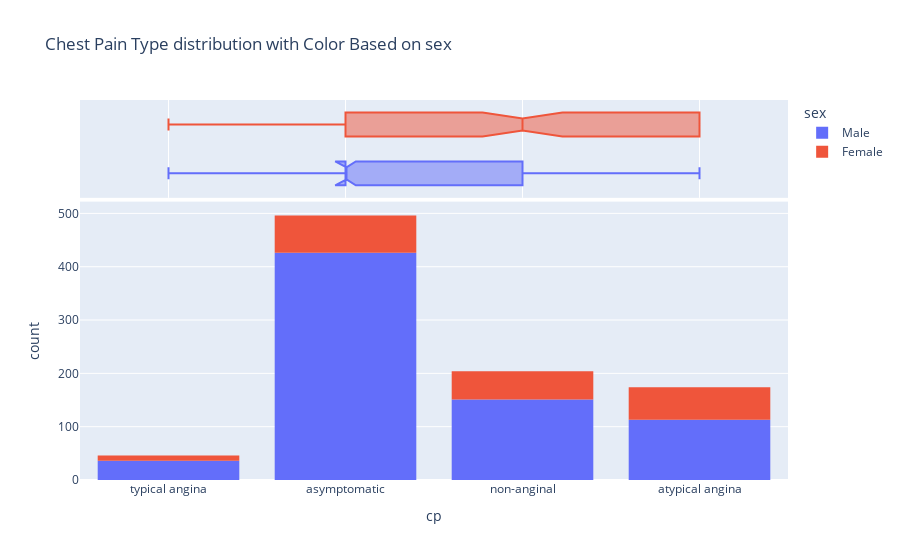

The notebook cell saved with this chart:
### Code cell
# Plot dataset location distribution with color based on sex using plotly
fig = px.histogram(df, x='cp', color='sex', marginal='box', title='Chest Pain Type distribution with Color Based on sex')
fig.show()
# Print the Count of each age and the sex of the person at this age
cp_sex_counts = df.groupby(['sex', 'cp']).size().reset_index(name='count')
print(cp_sex_counts)

### Figure 1 — Plotly figure (JSON) as saved in the notebook; plotly's stock layout.template omitted (floating-point values rounded to 4 significant figures; data arrays with more than 128 entries replaced by an {"elided": "..."} marker saying what was removed)
{"data": [{"alignmentgroup": "True", "bingroup": "x", "hovertemplate": "sex=Male<br>cp=%{x}<br>count=%{y}<extra></extra>", "legendgroup": "Male", "marker": {"color": "#636efa", "pattern": {"shape": ""}}, "name": "Male", "offsetgroup": "Male", "orientation": "v", "showlegend": true, "type": "histogram", "x": {"elided": "726 str values"}, "xaxis": "x", "yaxis": "y"}, {"alignmentgroup": "True", "hovertemplate": "sex=Male<br>cp=%{x}<extra></extra>", "legendgroup": "Male", "marker": {"color": "#636efa"}, "name": "Male", "notched": true, "offsetgroup": "Male", "showlegend": false, "type": "box", "x": {"elided": "726 str values"}, "xaxis": "x2", "yaxis": "y2"}, {"alignmentgroup": "True", "bingroup": "x", "hovertemplate": "sex=Female<br>cp=%{x}<br>count=%{y}<extra></extra>", "legendgroup": "Female", "marker": {"color": "#EF553B", "pattern": {"shape": ""}}, "name": "Female", "offsetgroup": "Female", "orientation": "v", "showlegend": true, "type": "histogram", "x": {"elided": "194 str values"}, "xaxis": "x", "yaxis": "y"}, {"alignmentgroup": "True", "hovertemplate": "sex=Female<br>cp=%{x}<extra></extra>", "legendgroup": "Female", "marker": {"color": "#EF553B"}, "name": "Female", "notched": true, "offsetgroup": "Female", "showlegend": false, "type": "box", "x": {"elided": "194 str values"}, "xaxis": "x2", "yaxis": "y2"}], "layout": {"barmode": "relative", "legend": {"title": {"text": "sex"}, "tracegroupgap": 0}, "title": {"text": "Chest Pain Type distribution with Color Based on sex"}, "xaxis": {"anchor": "y", "domain": [0, 1], "title": {"text": "cp"}}, "xaxis2": {"anchor": "y2", "domain": [0, 1], "matches": "x", "showgrid": true, "showticklabels": false}, "yaxis": {"anchor": "x", "domain": [0, 0.7326], "title": {"text": "count"}}, "yaxis2": {"anchor": "x2", "domain": [0.7426, 1], "matches": "y2", "showgrid": false, "showline": false, "showticklabels": false, "ticks": ""}}}
